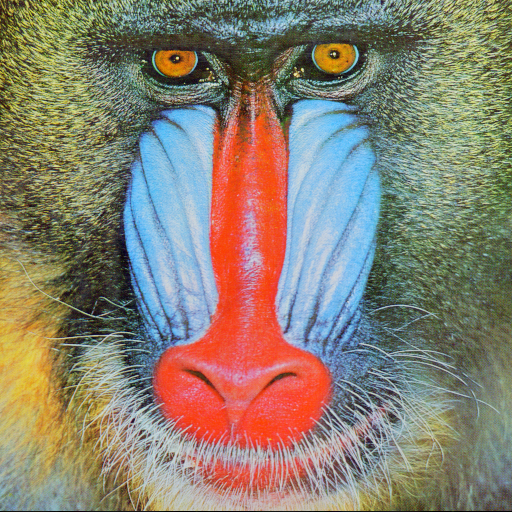
#> input picture IBM_AI_Engineering/Image_With_Python/WK02/src/baboon.png, 512 x 512 px
$ python basic_image_manipulateion_PIL.py
#> lines starting #> are read from the running program, lines starting #| are printed output that depends on the picture
# %%
import os

import matplotlib.pyplot as plt
import numpy as np
from PIL import Image
from PIL import ImageOps

# %%
# get current work dir
# set the set, dst folder path

cwd = os.getcwd()
src_dir = os.path.join(cwd, 'src')
dst_dir = os.path.join(cwd, 'dst')

# %%

img_baboon = np.array(Image.open(os.path.join(src_dir, 'baboon.png')))
#> img_baboon is the input picture: shape (512, 512, 3); mean R, G, B 137.4, 128.9, 113.1
plt.figure(figsize=(5, 5))
plt.imshow(img_baboon)
plt.show()

# %%
A = img_baboon
id(A) == id(img_baboon)

# memory address are diiferent whene we use method copy()
B = img_baboon.copy()
id(B) == id(img_baboon)

# %%
img_baboon[:, :, ] = 0
#> img_baboon: shape (512, 512, 3); every value is 0
plt.figure(figsize=(10, 10))
plt.subplot(121)
plt.imshow(img_baboon)
plt.title('baboon')
plt.subplot(122)
plt.imshow(A)
plt.title('array A')
plt.show()

# %%
plt.figure(figsize=(10, 10))
plt.subplot(121)
plt.imshow(img_baboon)
plt.title('baboon')
plt.subplot(122)
plt.imshow(B)
plt.title('array B')
plt.show()
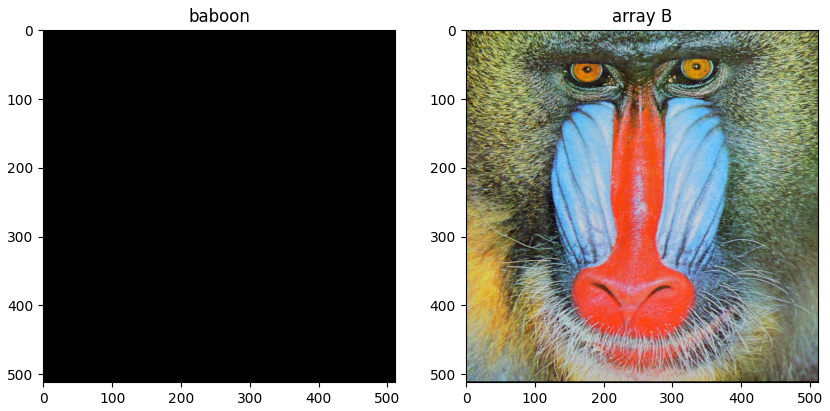
#> figure drawn by matplotlib, 2 panels

# %%
img_cat = Image.open(os.path.join(src_dir, 'cat.png'))
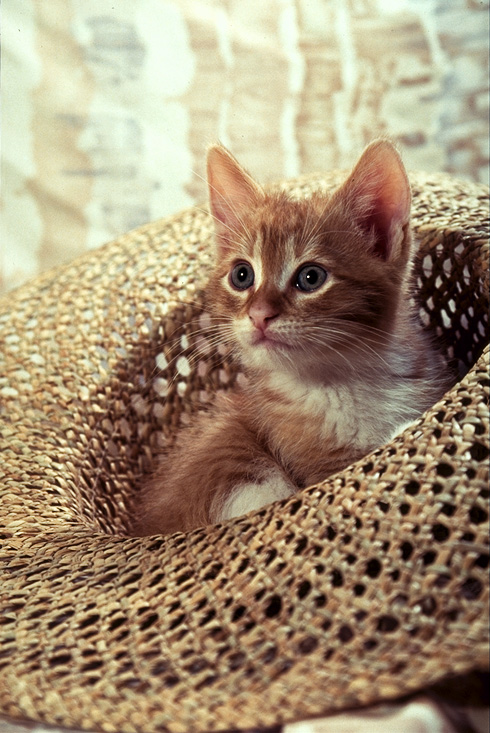
#> input picture IBM_AI_Engineering/Image_With_Python/WK02/src/cat.png, 490 x 733 px
#> img_cat is the input picture: PIL image 490x733 RGB; mean R, G, B 162.7, 143.2, 116.7
plt.figure(figsize=(10, 10))
plt.imshow(img_cat)
plt.show()

# %%
array = np.array(img_cat)
width, height, C = array.shape
#> width = 733; height = 490; C = 3
print('width, height, C', width, height, C)
#| width, height, C 733 490 3

# %%
array_flip = np.zeros((width, height, C), dtype=np.uint8)

for i, row in enumerate(array):
    array_flip[width - 1 - i, :, :] = row
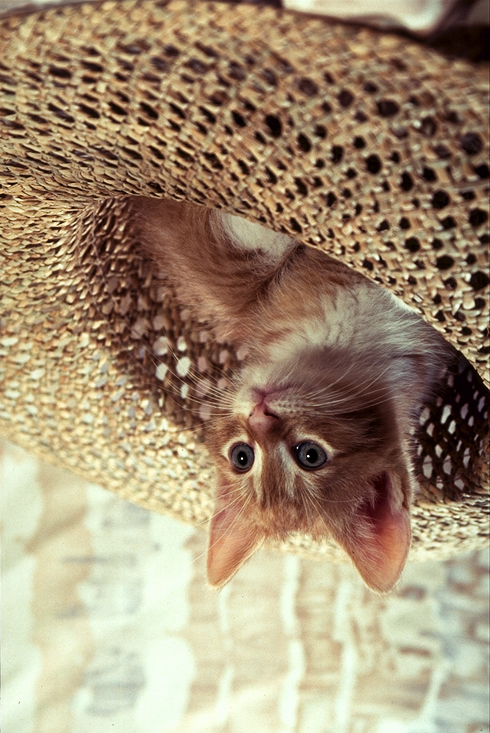
#> array_flip: shape (733, 490, 3); mean of channels 0, 1, 2 162.7, 143.2, 116.7; drawn as R, G, B

# %%
img_flip = ImageOps.flip(img_cat)
plt.figure(figsize=(5, 5))
plt.imshow(img_flip)
plt.show()

img_mirror = ImageOps.mirror(img_cat)
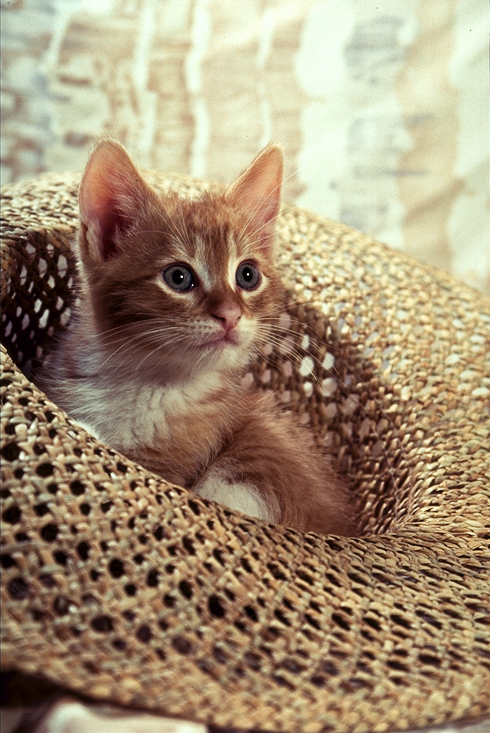
#> img_mirror: PIL image 490x733 RGB; mean R, G, B 162.7, 143.2, 116.7
plt.figure(figsize=(5, 5))
plt.imshow(img_mirror)
plt.show()

# %%

img_flip = img_cat.transpose(1)
plt.imshow(img_flip)
plt.show()

# %%
flip = {"FLIP_LEFT_RIGHT": Image.FLIP_LEFT_RIGHT,
        "FLIP_TOP_BOTTOM": Image.FLIP_TOP_BOTTOM,
        "ROTATE_90": Image.ROTATE_90,
        "ROTATE_180": Image.ROTATE_180,
        "ROTATE_270": Image.ROTATE_270,
        "TRANSPOSE": Image.TRANSPOSE,
        "TRANSVERSE": Image.TRANSVERSE}

flip["FLIP_LEFT_RIGHT"]

# %%
for key, values in flip.items():
    plt.figure(figsize=(10, 10))
    plt.subplot(1, 2, 1)
    plt.imshow(img_cat)
    plt.subplot(1, 2, 2)
    plt.imshow(img_cat.transpose(values))
    plt.title(key)
    plt.show()

# %%
upper = 150
lower = 400
crop_top = array[upper: lower, :, :]
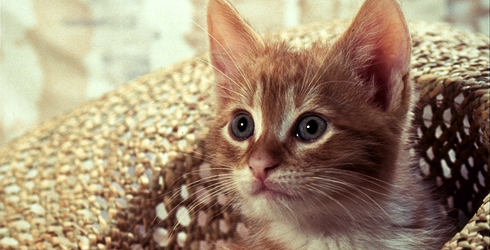
#> crop_top: shape (250, 490, 3); mean R, G, B 160.6, 139.8, 114
plt.figure(figsize=(5, 5))
plt.imshow(crop_top)
plt.show()

# %%
left = 150
right = 400
crop_horizontal = crop_top[:, left:right, :]
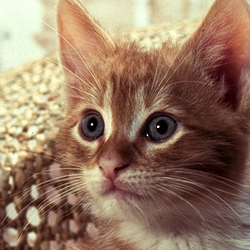
#> crop_horizontal: shape (250, 250, 3); mean R, G, B 150, 120.7, 98.6
plt.figure(figsize=(5, 5))
plt.imshow(crop_horizontal)
plt.show()

# %%

crop_img_cat = img_cat.crop((left, upper, right, lower))
plt.figure(figsize=(5, 5))
plt.imshow(crop_img_cat)
plt.show()

# %%
crop_img_cat = crop_img_cat.transpose(Image.FLIP_LEFT_RIGHT)
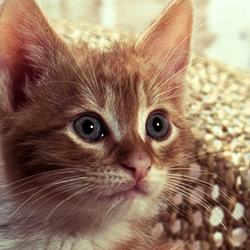
#> crop_img_cat: PIL image 250x250 RGB; mean R, G, B 150, 120.7, 98.6
crop_img_cat

# %%
#> (the run stopped early here; a loop or call above may not have finished)
